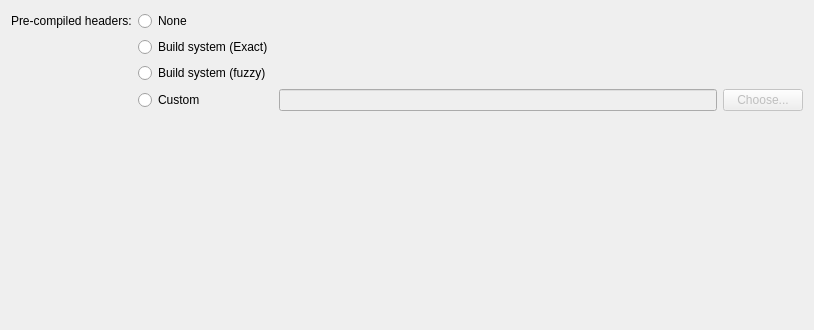
<?xml version="1.0" encoding="UTF-8"?>
<ui version="4.0">
 <class>ClangCodeModel::Internal::ClangProjectSettingsPropertiesPage</class>
 <widget class="QWidget" name="ClangCodeModel::Internal::ClangProjectSettingsPropertiesPage">
  <property name="geometry">
   <rect>
    <x>0</x>
    <y>0</y>
    <width>814</width>
    <height>330</height>
   </rect>
  </property>
  <layout class="QVBoxLayout" name="verticalLayout">
   <item>
    <layout class="QGridLayout" name="gridLayout">
     <item row="0" column="0">
      <widget class="QLabel" name="label">
       <property name="text">
        <string>Pre-compiled headers:</string>
       </property>
      </widget>
     </item>
     <item row="0" column="1">
      <widget class="QRadioButton" name="noneButton">
       <property name="text">
        <string>None</string>
       </property>
      </widget>
     </item>
     <item row="1" column="1">
      <widget class="QRadioButton" name="exactButton">
       <property name="text">
        <string>Build system (Exact)</string>
       </property>
      </widget>
     </item>
     <item row="2" column="1">
      <widget class="QRadioButton" name="fuzzyButton">
       <property name="text">
        <string>Build system (fuzzy)</string>
       </property>
      </widget>
     </item>
     <item row="3" column="1">
      <widget class="QRadioButton" name="customButton">
       <property name="text">
        <string>Custom</string>
       </property>
      </widget>
     </item>
     <item row="3" column="2">
      <widget class="QLineEdit" name="customField">
       <property name="enabled">
        <bool>false</bool>
       </property>
      </widget>
     </item>
     <item row="3" column="3">
      <widget class="QPushButton" name="chooseButton">
       <property name="enabled">
        <bool>false</bool>
       </property>
       <property name="text">
        <string>Choose...</string>
       </property>
      </widget>
     </item>
    </layout>
   </item>
   <item>
    <spacer name="verticalSpacer">
     <property name="orientation">
      <enum>Qt::Vertical</enum>
     </property>
     <property name="sizeHint" stdset="0">
      <size>
       <width>20</width>
       <height>12</height>
      </size>
     </property>
    </spacer>
   </item>
  </layout>
 </widget>
 <resources/>
 <connections/>
</ui>
